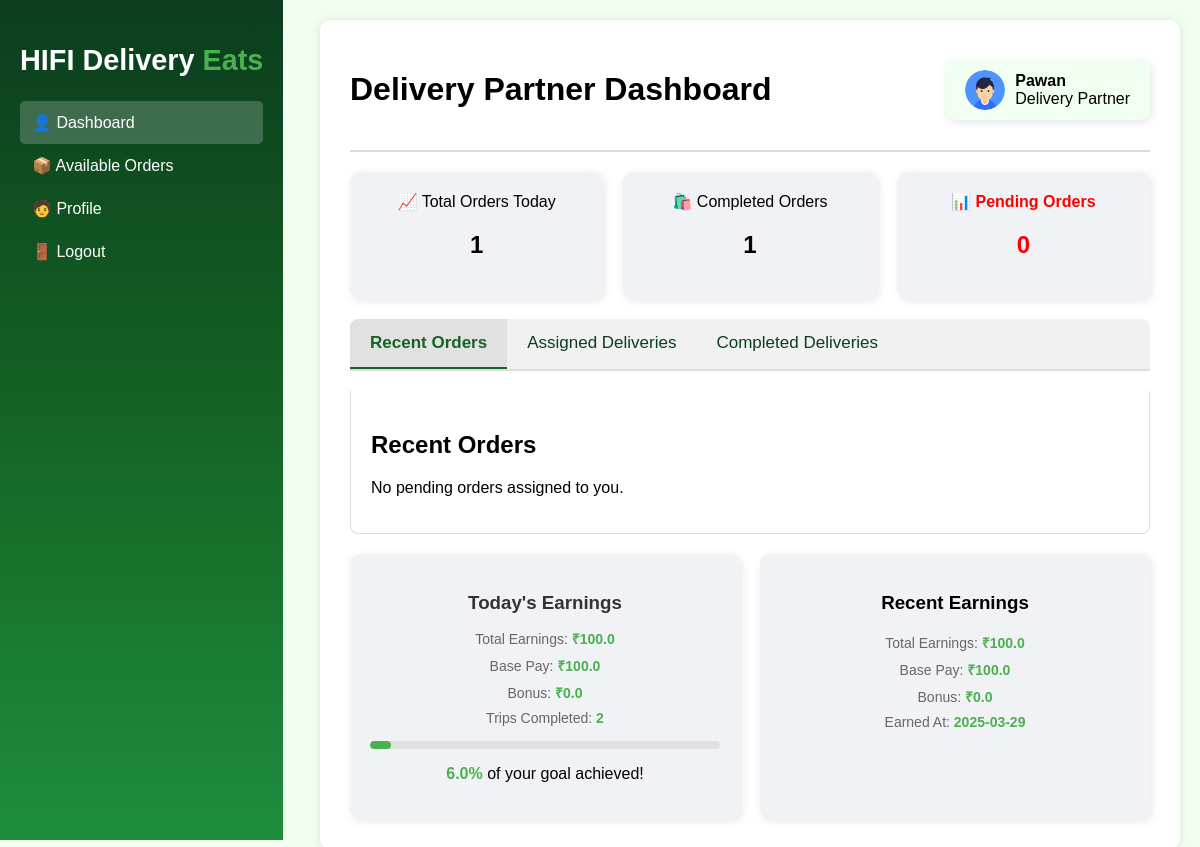
The page /delivery-agent (signed in) on the database as committed earlier.
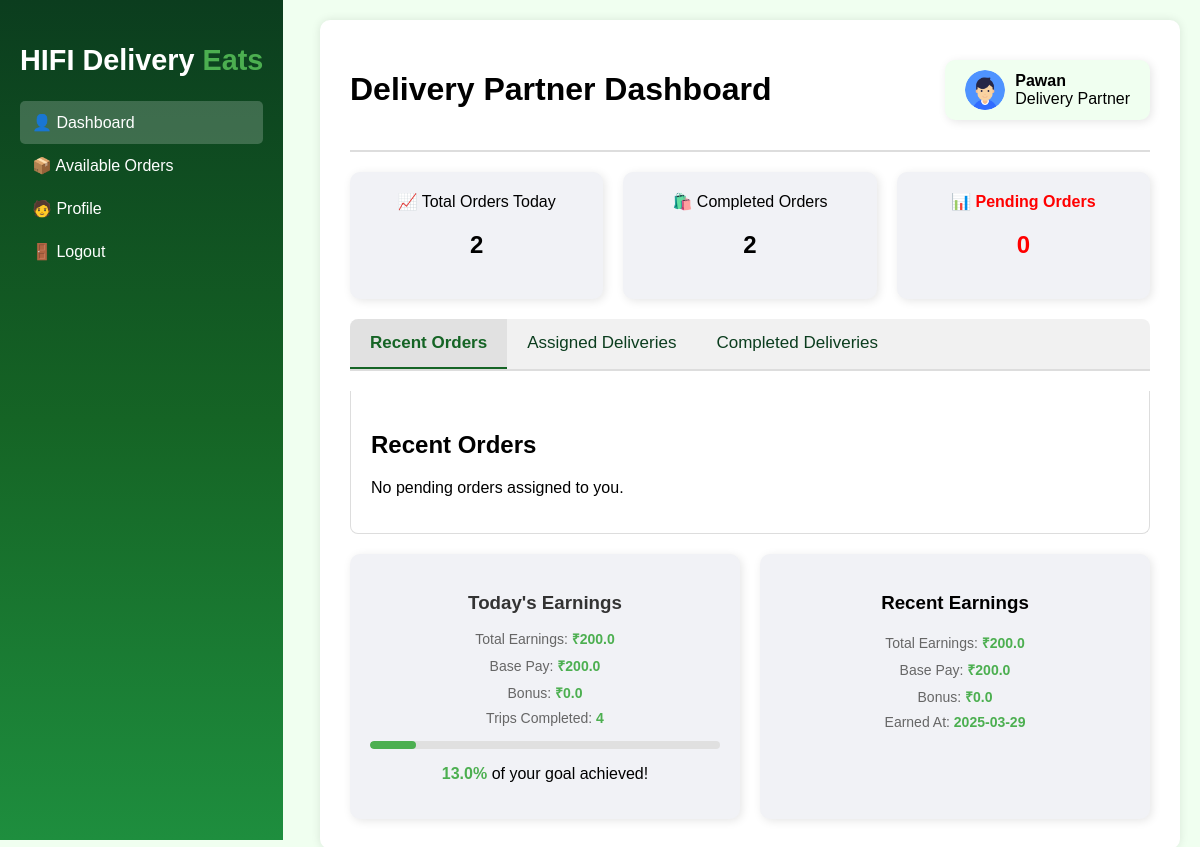
The same page on the database as committed later.
### models.py (models this page shows, shortened)
class BaseModel(db.Model):
    __abstract__ = True
    PREFIX = None  # each child model must set this

class DeliveryAgent(UserMixin, BaseModel):
    __tablename__ = 'delivery_agent'
    PREFIX = 'DA'
    delivery_agent_id = db.Column(db.String(10), primary_key=True)
    username = db.Column(db.String(100))
    email = db.Column(db.String(100), unique=True)
    phone = db.Column(db.Integer, unique=True, nullable=False)
    password = db.Column(db.String(100), nullable=False)
    image = db.Column(db.String(255), nullable=True, server_default='')
    bio = db.Column(db.Text, nullable=True, server_default='')
    delivery_area = db.Column(db.String(100), nullable=False)
    available_slots = db.Column(db.Boolean, nullable=False, default=True)
    id_proof = db.Column(db.String(12), nullable=False, server_default='')
    is_approved = db.Column(db.Boolean, nullable=False, server_default='0')
    is_active = db.Column(db.Boolean, nullable=False, server_default='1')
    earnings = db.relationship("Earnings", back_populates="delivery_agent")
    delivery_feedbacks = db.relationship("DeliveryFeedback", back_populates="delivery_agent")
    deliveries = db.relationship("Order", back_populates="delivery_agent", foreign_keys="Order.delivery_agent_id")

class Earnings(BaseModel):
    __tablename__ = 'earnings'
    PREFIX = 'E'
    earnings_id = db.Column(db.String(10), primary_key=True)
    delivery_agent_id = db.Column(db.String(10), db.ForeignKey('delivery_agent.delivery_agent_id'), nullable=False)
    base_pay = db.Column(db.Float, nullable=False, default=0.0)
    bonus = db.Column(db.Float, nullable=False, default=0.0)
    trips_count = db.Column(db.Integer, nullable=False, default=0)
    earned_at = db.Column(db.DateTime, default=func.now)
    delivery_agent = db.relationship("DeliveryAgent", back_populates="earnings")

### routes/delivery_agent_routes.py (the view)
    @app.route('/delivery-agent')
    def delivery_agent():
        agent = DeliveryAgent.query.get(current_user.delivery_agent_id)
        address_subquery = (
            db.session.query(
                Address.customer_id,
                func.min(Address.address_line).label("customer_address")
            )
            .group_by(Address.customer_id)
            .subquery()
        )
        pending_orders = (
            db.session.query(
                Order.order_id.label("order_id"),
                Customer.customer_id.label("customer_id"),
                Customer.username.label("customer_name"),
                Customer.phone.label("customer_phone"),
                address_subquery.c.customer_address,
                Order.delivery_status.label("order_status"),
                Order.total_price.label("order_total"),
                Order.delivery_location.label("delivery_location"),
                Order.created_at.label("order_date"),
            )
            .join(Customer, Order.customer_id == Customer.customer_id)
            .outerjoin(address_subquery, address_subquery.c.customer_id == Customer.customer_id)
            .filter(Order.delivery_agent_id == current_user.delivery_agent_id, Order.delivery_status == "Preparing")
            .all()
        )
        assigned_orders = (
            db.session.query(
                Order.order_id.label("order_id"),
                Customer.customer_id.label("customer_id"),
                Customer.username.label("customer_name"),
                Customer.phone.label("customer_phone"),
                address_subquery.c.customer_address,
                Order.delivery_status.label("order_status"),
                Order.total_price.label("order_total"),
                Order.delivery_location.label("delivery_location"),
                Order.created_at.label("order_date"),
            )
            .join(Customer, Order.customer_id == Customer.customer_id)
            .outerjoin(address_subquery, address_subquery.c.customer_id == Customer.customer_id)
            .filter(
                Order.delivery_agent_id == current_user.delivery_agent_id,
                Order.delivery_status == "Accepted"
            )
            .all()
        )
        completed_orders = (
            db.session.query(
                Order.order_id.label("order_id"),
                Customer.customer_id.label("customer_id"),
                Customer.username.label("customer_name"),
                Customer.phone.label("customer_phone"),
                address_subquery.c.customer_address.label("customer_address"),
                Order.delivery_status.label("order_status"),
                Order.total_price.label("order_total"),
                Order.delivery_location.label("delivery_location"),
                Order.created_at.label("order_date"),
            )
            .join(Customer, Order.customer_id == Customer.customer_id)
            .outerjoin(address_subquery, address_subquery.c.customer_id == Customer.customer_id)
            .filter(
                Order.delivery_agent_id == current_user.delivery_agent_id,
                Order.delivery_status == "Delivered"
            )
            .all()
        )
        today = datetime.date.today()
        todays_deliveries_count = (
            db.session.query(Order)
            .filter(
                Order.delivery_agent_id == current_user.delivery_agent_id,
                func.date(Order.created_at) == today,
                or_(Order.delivery_status == "Delivered", Order.delivery_status == "Preparing", Order.delivery_status == "Accepted")
            )
            .count()
        )
        pending_count = (
            db.session.query(Order)
            .filter(Order.delivery_agent_id == current_user.delivery_agent_id, Order.delivery_status == "Preparing")
            .count()
        )
        completed_count = (
            db.session.query(Order)
            .filter(Order.delivery_agent_id == current_user.delivery_agent_id, Order.delivery_status == "Delivered")
            .count()
        )
        today_earnings = db.session.query(
            func.coalesce(func.sum(Earnings.base_pay), 0).label("base_pay"),
            func.coalesce(func.sum(Earnings.bonus), 0).label("bonus"),
            func.coalesce(func.sum(Earnings.trips_count), 0).label("trips")
        ).filter(
            Earnings.delivery_agent_id == current_user.delivery_agent_id,
            func.date(Earnings.earned_at) == today
        ).first()
        recent_earning = Earnings.query.filter(
            Earnings.delivery_agent_id == current_user.delivery_agent_id
        ).order_by(Earnings.earned_at.desc()).first()
        return render_template(
            'delivery_agent/dashboard.html',
            user=agent,
            pending_orders=pending_orders,
            assigned_orders=assigned_orders,
            completed_orders=completed_orders,
            todays_deliveries_count=todays_deliveries_count,
            pending_count=pending_count,
            completed_count=completed_count,
            timedelta=datetime.timedelta,
            earnings=today_earnings,
            recent_earnings=recent_earning
        )

### templates/delivery_agent/dashboard.html (shortened to what this page needs)
{% extends "delivery_agent/index.html" %} {% block content %}
<header>
  <h1>Delivery Partner Dashboard</h1>
  <div class="admin-card">
    <img
      src="{{url_for('static', filename=user.image) or 'https://img.lovepik.com/element/45001/3052.png_860.png'}}"
      alt="Profile"
      class="profile-image"
    />
    <div class="admin-info">
      <p><strong>{{ user.username }}</strong></p>
      <p class="role">Delivery Partner</p>
    </div>
  </div>
</header>
<section class="dashboard-stats">
  <div class="card">
    📈 Total Orders Today
    <h2>{{ todays_deliveries_count }}</h2>
  </div>
  <div class="card completed">
    🛍️ Completed Orders
    <h2>{{ completed_count }}</h2>
  </div>
  <div class="card pending">
    📊 Pending Orders
    <h2>{{ pending_count }}</h2>
  </div>
</section>
<div class="tab">
  <button class="tablinks" onclick="openTab(event, 'recent')" id="defaultOpen">
    Recent Orders
  </button>
  <button class="tablinks" onclick="openTab(event, 'assigned')">
    Assigned Deliveries
  </button>
  <button class="tablinks" onclick="openTab(event, 'completed')">
    Completed Deliveries
  </button>
</div>
<div id="recent" class="tabcontent">
  <h2>Recent Orders</h2>
  {% if pending_orders %}
  <table>
    <thead>
      <tr>
        <th>Order ID</th>
        <th>Order Time</th>
        <th>Customer Details</th>
        <th>Delivery Location</th>
        <th>Status</th>
        <th>Action</th>
      </tr>
    </thead>
    <tbody>
      {% for order in pending_orders %}
      <tr>
        <td>{{ order.order_id }}</td>
        <td>{{ order.order_date.strftime('%Y-%m-%d %H:%M:%S') }}</td>
        <td>
          {{ order.customer_name }}<br />
          {{ order.customer_phone }}
        </td>
        <td>{{ order.delivery_location }}</td>
        <td>
          <span class="status-value pending">Pending</span>
        </td>
        <td>
          <a
            href="{{ url_for('delivery_partner_order_detail', order_id=order.order_id) }}"
            >Details</a
          >
        </td>
      </tr>
      {% endfor %}
    </tbody>
  </table>
  {% else %}
  <p>No pending orders assigned to you.</p>
  {% endif %}
</div>
<div class="side-info">
  <div class="side-card earnings-card">
    <h3>Today's Earnings</h3>
    <div class="earnings-details">
      <p>
        Total Earnings:
        <span class="highlight">
          ₹{{ (recent_earnings.base_pay | default(0)) + (recent_earnings.bonus | default(0)) }}
        </span>
      </p>
      {% if earnings and earnings.base_pay %}
      <p>Base Pay: <span class="highlight">₹{{ earnings.base_pay }}</span></p>
      {% else %}
      <p>Base Pay: <span class="highlight">0.0</span></p>
      {% endif %}
      <p>Bonus: <span class="highlight">₹{{ earnings.bonus }}</span></p>
      <p>
        Trips Completed:
        <span class="highlight">{{ earnings.trips }}</span>
      </p>
    </div>
    <div class="progress-bar">
      <div
        class="progress"
        style="width: {{ ((earnings.base_pay + earnings.bonus) / 1500 * 100)|round(0, 'floor') }}%;"
      ></div>
    </div>
    <p>
      <span class="highlight">
        {{ ((earnings.base_pay + earnings.bonus) / 1500 * 100)|round(0, 'floor')
        }}%
      </span>
      of your goal achieved!
    </p>
  </div>
  <div class="side-card recent-earnings-card">
    <h3>Recent Earnings</h3>
    <div class="earnings-details">
      <p>
        Total Earnings:
        <span class="highlight">
          ₹{{ (recent_earnings.base_pay | default(0)) + (recent_earnings.bonus | default(0)) }}
        </span>
      </p>
      {% if earnings and earnings.base_pay %}
      <p>Base Pay: <span class="highlight">₹{{ earnings.base_pay }}</span></p>
      {% else %}
      <p>Base Pay: <span class="highlight">0.0</span></p>
      {% endif %}
      <p>Bonus: <span class="highlight">₹{{ recent_earnings.bonus }}</span></p>
      <p>
        Earned At:
        <span class="highlight">
          {% if recent_earnings.earned_at %} {{
          recent_earnings.earned_at.strftime('%Y-%m-%d') }} {% else %} N/A {%
          endif %}
        </span>
      </p>
    </div>
  </div>
  {% endblock content %}

### templates/delivery_agent/index.html (shortened to what this page needs)
<!DOCTYPE html>
<html lang="en">
<head>
  <link rel="stylesheet" href="/css/delivery_agent/index.css">
</head>
<body>
  <aside class="sidebar">
    <h2>HIFI Delivery <span class="highlight">Eats</span></h2>
    <ul>
        <li class="{% if request.endpoint == 'delivery_agent' %}active{% endif %}">
          <a href="{{ url_for('delivery_agent') }}">👤 Dashboard</a>
        </li>
        <li >
          <a href="#">📦 Available Orders</a>
        </li>
        <li class="{% if request.endpoint == 'delivery_partner_profile' %}active{% endif %}">
          <a href="{{ url_for('delivery_partner_profile') }}">🧑 Profile</a>
        </li>
        <li>
          <a href="{{ url_for('employee_logout') }}" class="logout">🚪 Logout</a>
        </li>
      </ul>
  </aside>
  <div class="main-content">
    {% block content %}{% endblock content %}
  </div>
</body>
</html>

### static/css/delivery_agent/index.css (style rules this page uses)
body { font-family: 'Poppins', sans-serif; margin: 0; background: #f0fff0; }
.sidebar { position: fixed; top: 0; left: 0; width: auto; height: 100vh; background: linear-gradient(180deg, #0b3d1e, #156425, #1e8e3e); padding: 20px; color: white; overflow-y: auto; }
.sidebar h2 { color: white; font-size: 1.8em; font-weight: bold; }
.sidebar ul { list-style: none; padding: 0; }
.sidebar ul li { padding: 12px; cursor: pointer; transition: 0.3s; color: white; }
.sidebar a { text-decoration: none; color: inherit; }
.main-content { margin: 20px 20px 20px 320px; padding: 30px; background: #ffffff; border-radius: 10px; box-shadow: 0px 0px 10px rgba(0,0,0,0.1); }
header { display: flex; justify-content: space-between; align-items: center; padding-bottom: 20px; border-bottom: 2px solid #ddd; }
.dashboard-stats { display: flex; gap: 20px; margin: 20px 0; }
.card { background: #f1f2f6; padding: 20px; border-radius: 10px; box-shadow: 2px 2px 10px rgba(0,0,0,0.1); flex: 1; text-align: center; transition: 0.3s; }
.admin-card { background: #f0fff0; padding: 10px 20px; border-radius: 10px; box-shadow: 2px 2px 10px rgba(0,0,0,0.1); display: flex; align-items: center; gap: 10px; transition: 0.3s; }
.admin-card p { margin: 0; }
.pending { color: red; font-weight: bold; }
.side-info { display: flex; gap: 20px; margin-top: 20px; }
.side-card { background: #f1f2f6; padding: 20px; border-radius: 10px; box-shadow: 2px 2px 10px rgba(0,0,0,0.1); flex: 1; transition: 0.3s; text-align: center; }
.highlight { color: #ffffff; }
.profile-image { width: 40px; height: 40px; border-radius: 50%; object-fit: cover; }
.admin-info { display: flex; flex-direction: column; }
.logout { text-decoration: none; color: white; }
.sidebar ul li.active { background: rgba(255, 255, 255, 0.2); border-radius: 5px; }
.tab { overflow: hidden; border-bottom: 2px solid #ddd; background-color: #f1f1f1; margin-bottom: 20px; border-radius: 8px 8px 0 0; }
.tab button { background-color: inherit; float: left; border: none; outline: none; cursor: pointer; padding: 14px 20px; transition: background-color 0.3s, color 0.3s; font-size: 17px; color: #0b3d1e; }
.tab button.active { background-color: #cccccc6e; color: #156425; font-weight: bold; border-bottom: 2px solid #156425; }
.tabcontent { display: none; padding: 20px; border: 1px solid #ddd; border-top: none; animation: fadeEffect 0.5s; background: #ffffff; border-radius: 0 0 8px 8px; }
.side-info { display: flex; flex-wrap: wrap; gap: 20px; margin-top: 20px; }
.side-card { background: #f1f2f6; padding: 20px; border-radius: 10px; box-shadow: 2px 2px 10px rgba(0,0,0,0.1); flex: 1; min-width: 280px; transition: 0.3s; text-align: center; }
.earnings-card h3 { margin-bottom: 15px; color: #333; font-weight: 600; }
.earnings-details p { font-size: 14px; color: #666; margin: 8px 0; }
.highlight { color: #4caf50; font-weight: bold; }
.progress-bar { background-color: #e0e0e0; border-radius: 6px; height: 8px; margin: 15px 0; overflow: hidden; position: relative; }
.progress { background-color: #4caf50; height: 100%; border-radius: 6px; animation: progress-animation 1.5s ease-in-out; }

Rows that differ between the two databases and show on the page:
changed Earnings: base_pay+bonus "100.0" → "200.0"
Other text that changed with them:
{{ todays_deliveries_count }}: "1" → "2"
{{ completed_count }}: "1" → "2"
{{ earnings.base_pay }}: "100.0" → "200.0"
{{ earnings.trips }}: "2" → "4"
{{ ((earnings.base_pay + earnings.bonus) / 1500 * 100)|round(0, 'floor') }}: 6.0 → 13.0 (drawn)
{{ ((earnings.base_pay + earnings.bonus) / 1500 * 100)|round(0, 'floor') }}: "6.0" → "13.0"
